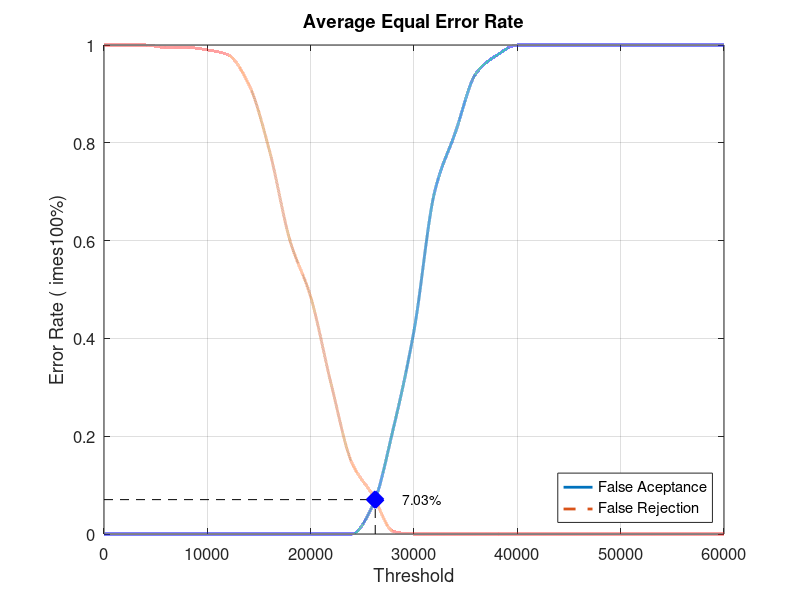
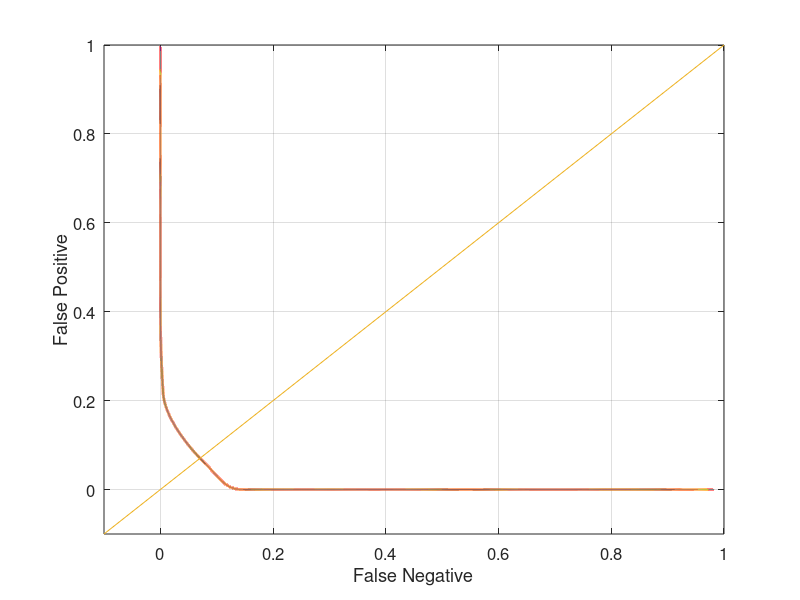

Write MATLAB code to recreate these figures, in order.
close all;
clear;
clc;
x = 0:2000:60000;
xq = 0:0.5:60000;

y0 = [0 0 0 0 0 0 0 0 0 0 0 0 0 0.0578947 0.215789 0.415789 0.7 0.821053 0.942105 0.978947 1 1 1 1 1 1 1 1 1 1 1]
yy0 = interp1(x, y0, xq, 'pchip');
y1 = [1 1 1 0.995 0.995 0.99 0.98 0.92 0.785 0.6 0.485 0.305 0.145 0.08 0.005 0 0 0 0 0 0 0 0 0 0 0 0 0 0 0 0]
yy1 = interp1(x, y1, xq, 'pchip');

% Calculating EER: 
y2 = abs(y0 - y1);
find(y2 == min(y2))
yy2 = abs(yy0 - yy1);
xEER = find(yy2 == min(yy2));
xEERIndex = xq(xEER) % X-axis EER
yEER = yy0(xEER) % Y-axis EER

main = figure
plot(xq, yy0,'-','LineWidth', 2);	hold on
plot(xq, yy1,'--','LineWidth', 2);	hold on
plot([xEERIndex xEERIndex], [0 yEER], 'k--');	hold on
plot([0 xEERIndex], [yEER yEER], 'k--');	hold on
plot(xEERIndex, yEER, 'bx', 'LineWidth', 10);	hold on
text(xEERIndex + 10 * xEERIndex / 100, yEER, [num2str(round((10000 * yEER)) / 100) '%'])
legend('False Aceptance', 'False Rejection', 'Location', 'SouthEast')
xlabel('Threshold')
ylabel('Error Rate (	imes100%)')
title('Average Equal Error Rate')
set(gca, 'FontSize', 12)
axis([0 60000 0 1])
grid on

print(main, 'Database2_4Main', '-dpng');
FNRxFPR = figure('Color', [1 1 1]);
plot(yy1, yy0, '-', yy1, yy0, 'LineWidth', 2);
hold on
y = -0.1:0.1:1
plot(y, y); 
set(gca, 'FontSize', 12)
xlabel('False Negative')
ylabel('False Positive')
axis([-0.1 1 -0.1 1])
set(gca, 'FontSize', 12)
grid on

print(FNRxFPR, 'Database2_4FNRxFPR','-dpng');
